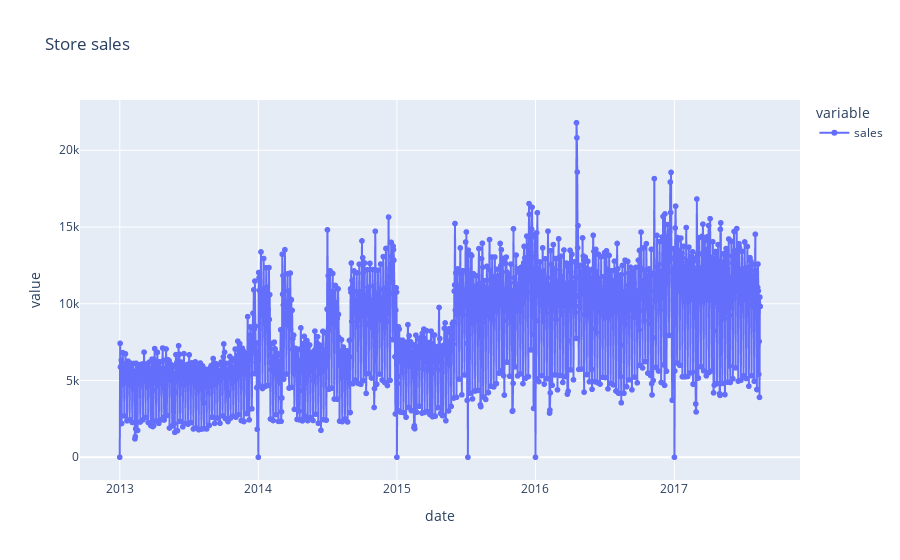

Notebook code for this chart:
### Code cell
# visualize sales
fig = px.line(day_level_df, x='date', y=["sales"], markers=True, title="Store sales")
fig.show()

### Figure 1 — Plotly figure (JSON) as saved in the notebook; plotly's stock layout.template omitted (floating-point values rounded to 4 significant figures; data arrays with more than 128 entries replaced by an {"elided": "..."} marker saying what was removed)
{"data": [{"hovertemplate": "variable=sales<br>date=%{x}<br>value=%{y}<extra></extra>", "legendgroup": "sales", "line": {"color": "#636efa", "dash": "solid"}, "marker": {"symbol": "circle"}, "mode": "markers+lines", "name": "sales", "showlegend": true, "type": "scattergl", "x": {"elided": "1684 str values"}, "xaxis": "x", "y": {"elided": "1684 float values"}, "yaxis": "y"}], "layout": {"legend": {"title": {"text": "variable"}, "tracegroupgap": 0}, "title": {"text": "Store sales"}, "xaxis": {"anchor": "y", "domain": [0, 1], "title": {"text": "date"}}, "yaxis": {"anchor": "x", "domain": [0, 1], "title": {"text": "value"}}}}
